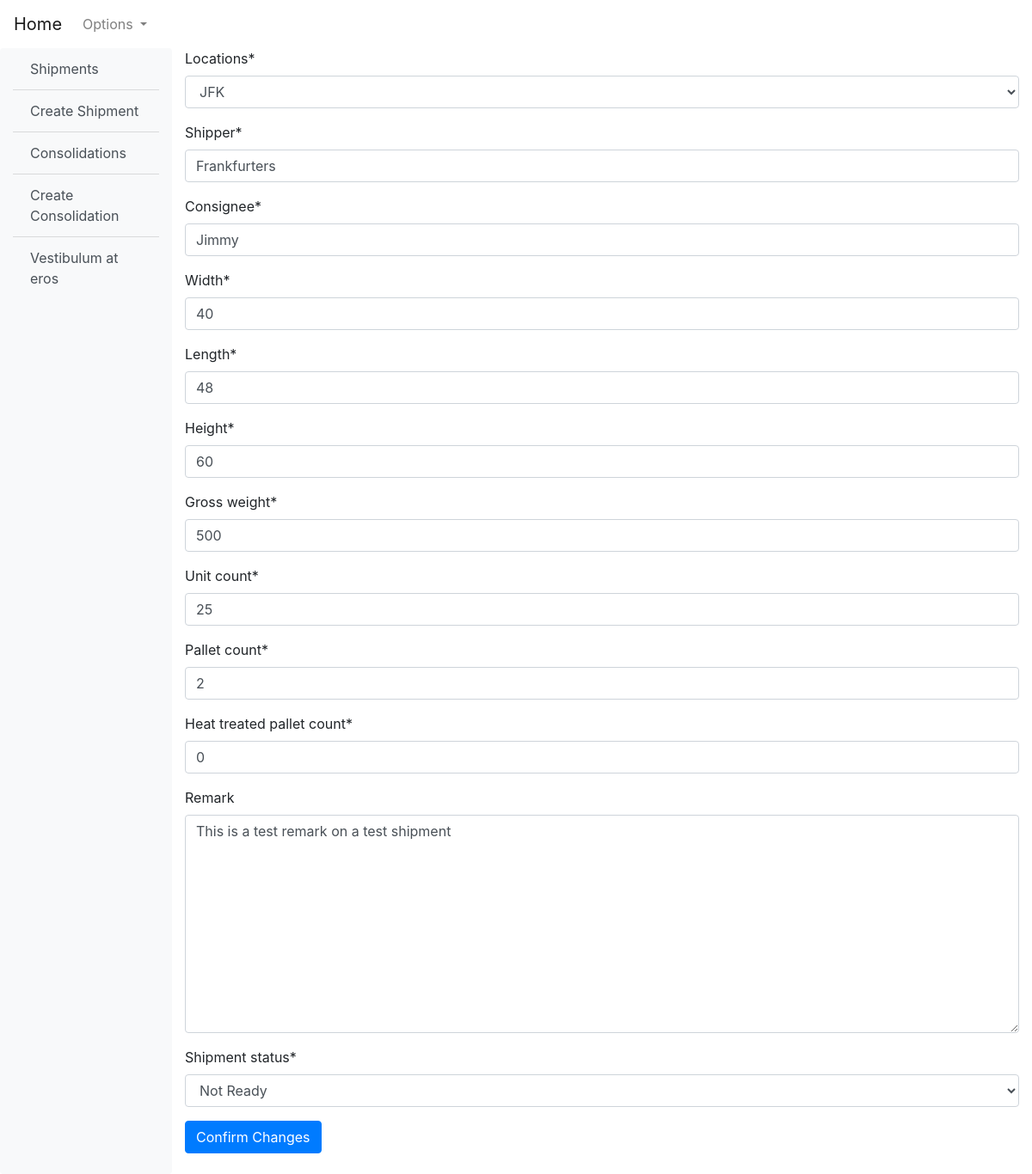
The page /shipments/update/1 on the database its author committed.
### shipments/models.py (models this page shows, shortened)
class ShippingUnits(models.Model):
    LOCATIONS = (
        ("JFK", "JFK"),
        ("LAX", "LAX"),
        ("ORD", "ORD"),
    )
    SHIPMENT_STATUSES = (
        ("not_ready", "Not Ready"),
        ("ready", "Ready"),
        ("completed", "Completed"),
        ("issue", "Issue"),
    )
    locations = models.CharField(
        max_length=3, choices=LOCATIONS, default="JFK",
    )
    on_hand = models.AutoField(primary_key=True, editable=False,)
    shipper = models.CharField(max_length=50)
    consignee = models.CharField(max_length=50)
    width = models.PositiveIntegerField()
    length = models.PositiveIntegerField()
    height = models.PositiveIntegerField()
    gross_weight = models.PositiveIntegerField()
    unit_count = models.PositiveIntegerField()
    pallet_count = models.PositiveIntegerField()
    heat_treated_pallet_count = models.PositiveIntegerField()
    remark = models.TextField(null=True, blank=True)
    shipment_status = models.CharField(
        max_length=15, choices=SHIPMENT_STATUSES, default="not_ready",
    )
    create_date = models.DateField(auto_now_add=True)
    release_date = models.DateField(null=True, blank=True)
    hawb = models.CharField(max_length=15, null=True, blank=True)
    mawb = models.ForeignKey(
        Consols,
        on_delete=models.CASCADE,
        related_name="mawbs",
        null=True,
        blank=True,
    )
    user = models.ForeignKey("users.CustomUser", on_delete=models.CASCADE,)
    class Meta:
        ordering = ("on_hand",)
        permissions = (
            ("can_add_shipment", "Can add a shipping unit"),
            ("can_modify", "Can modify a shipment"),
            ("can_release", "Can release a shipment"),
            ("can_delete", "Can erase a shipment from existence"),
        )
        verbose_name = "Shipping Unit"
    def identifier(self):
        return str(self.locations) + "-" + str(self.on_hand)

### shipments/views.py (the view)
class UpdateShipmentView(UpdateView):
    model = ShippingUnits
    fields = (
        "locations",
        "shipper",
        "consignee",
        "width",
        "length",
        "height",
        "gross_weight",
        "unit_count",
        "pallet_count",
        "heat_treated_pallet_count",
        "remark",
        "shipment_status",
    )
    template_name = "shipments/shipment_update.html"
    context_object_name = "shipment"

### templates/shipments/shipment_update.html (shortened to what this page needs)
{% extends '_base.html' %}
{% load crispy_forms_tags %}
{% block content %}
<form method="post">
    {{ form|crispy }}
    <button type="submit" class="btn btn-primary">Confirm Changes</button>
</form>
<br>
{% endblock content %}

### rows shown on the page
ShippingUnits: locations "JFK", shipper "Frankfurters", consignee "Jimmy", width "40", length "48", height "60", gross_weight "500", unit_count "25", pallet_count "2", heat_treated_pallet_count "0", remark "This is a test remark on a test shipment", shipment_status "Not Ready"
